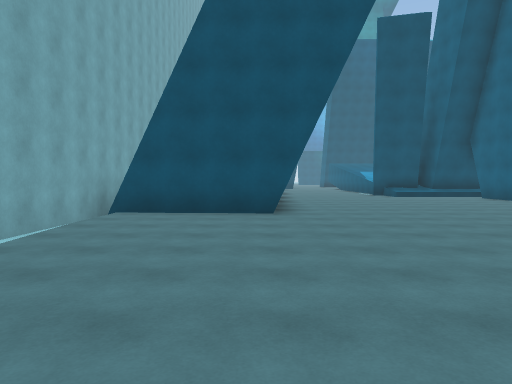
View 1 (above)

23 first-person views from a walk through a scene from a Unity 3-D project. The camera is 1.5 m above the floor, tilts 2° down and sees 70° across. The floor is counted in squares, 2 m on a side. Each view is taken from the middle of a square. On the plan, view 1 faces up. The plan holds only what a view shows up to about 11 squares ahead; the rest is blank. The place goes on beyond the plan.

View 2
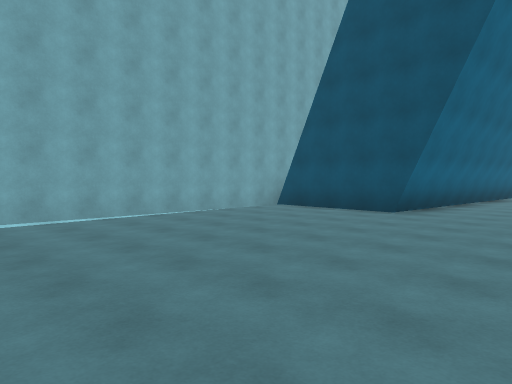

View 3
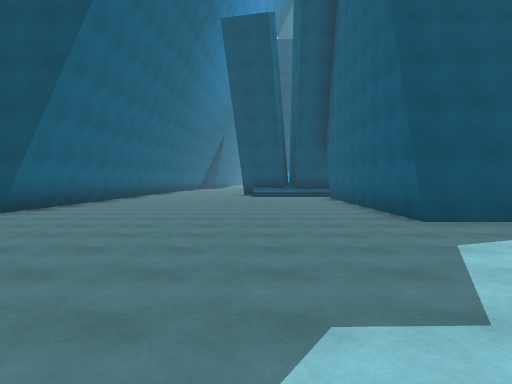

View 4
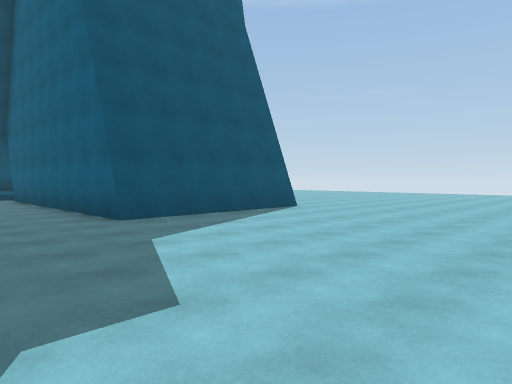

View 5
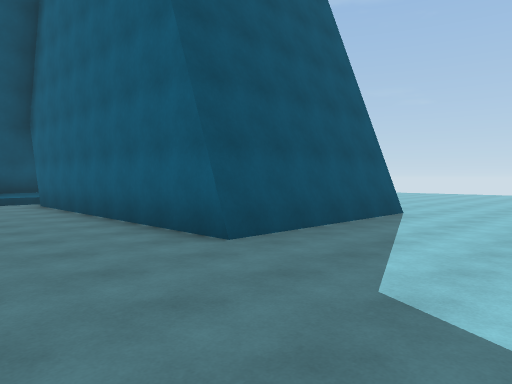

View 6
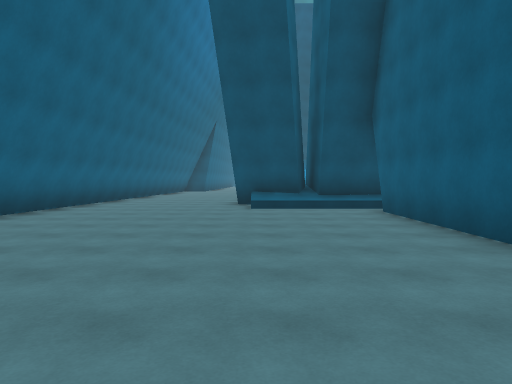

View 7
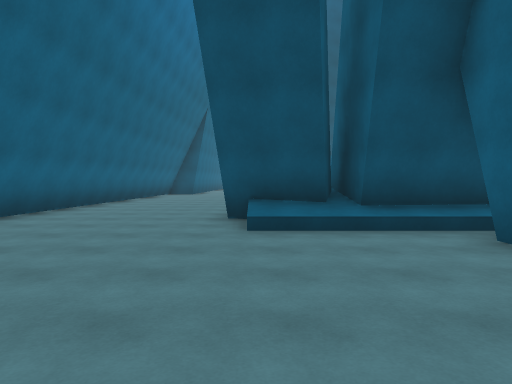

View 8
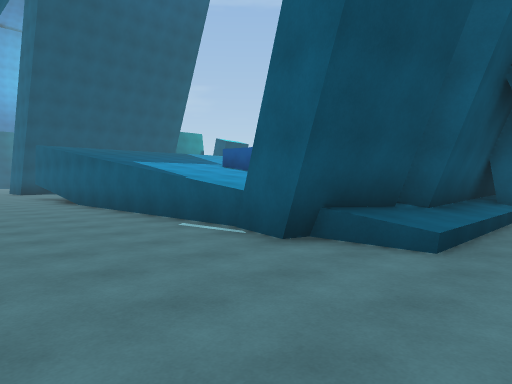

View 9
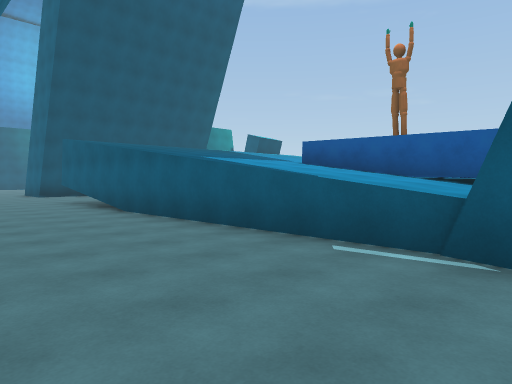

View 10
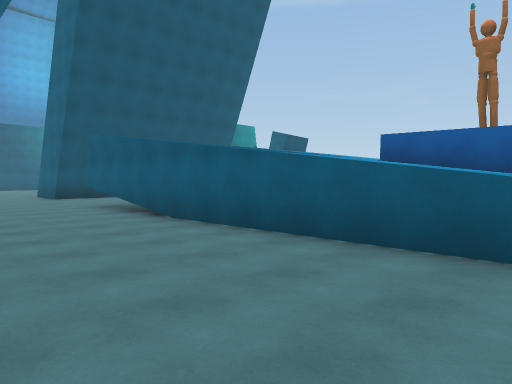

View 11
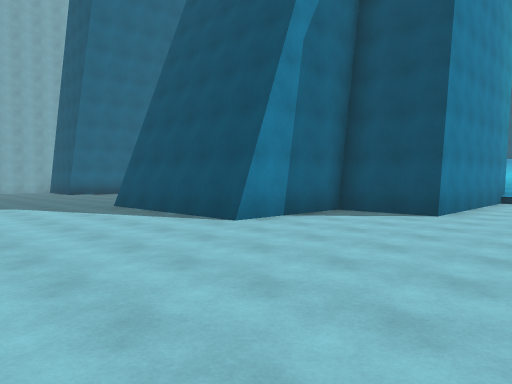

View 12
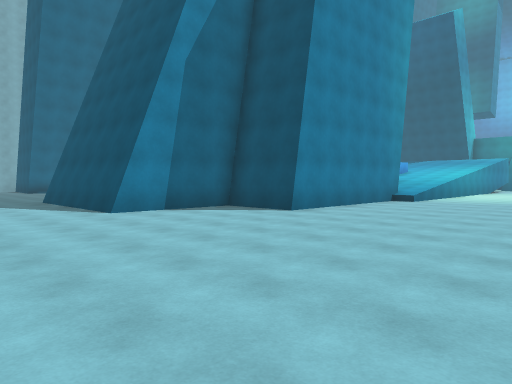

View 13
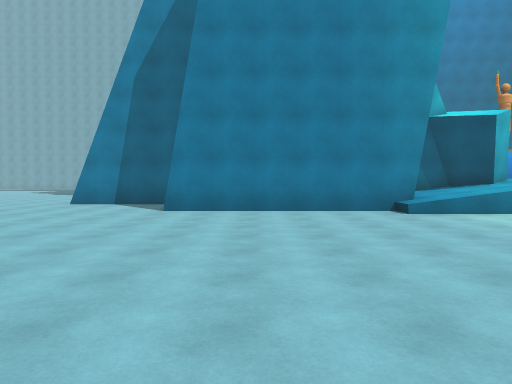

View 14
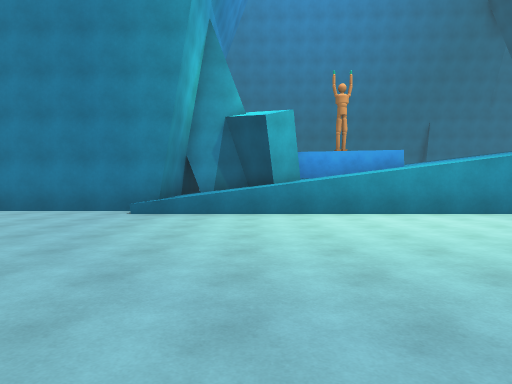

View 15
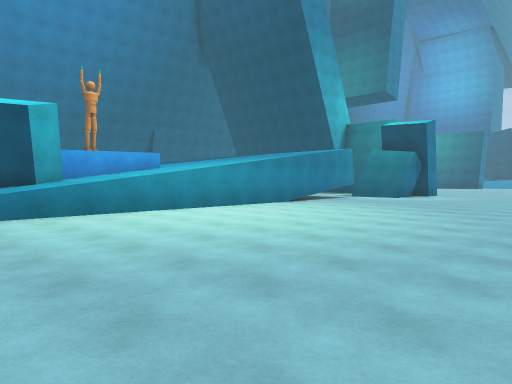

View 16
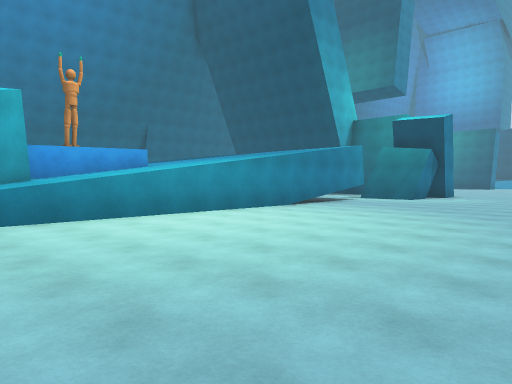

View 17
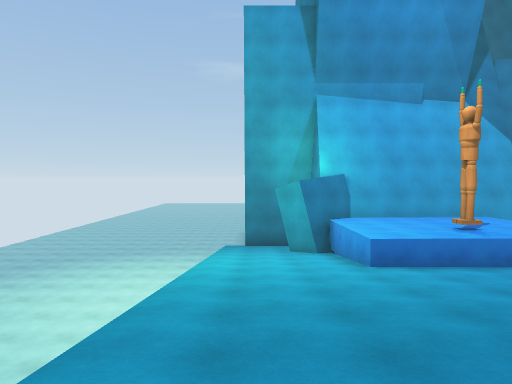

View 18
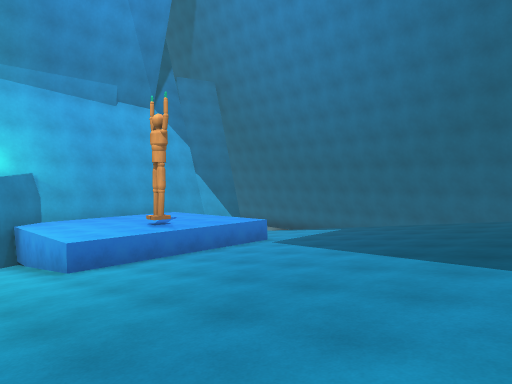

View 19
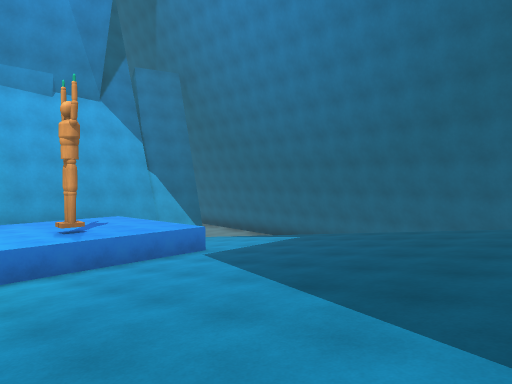

View 20
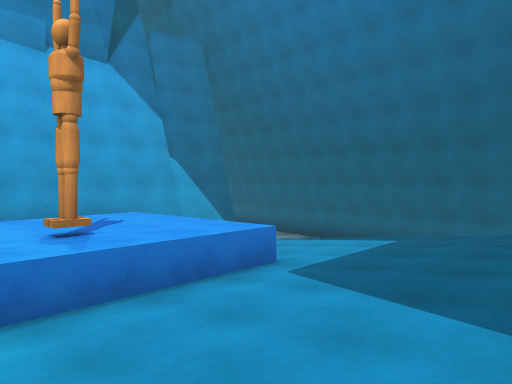

View 21
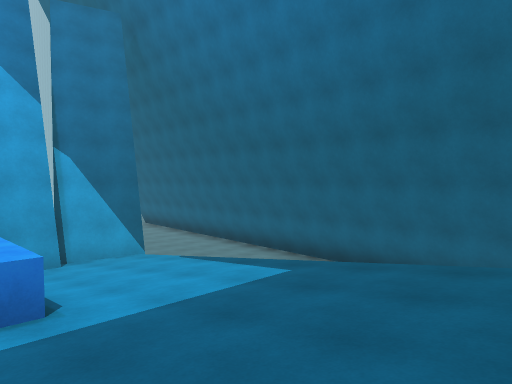

View 22
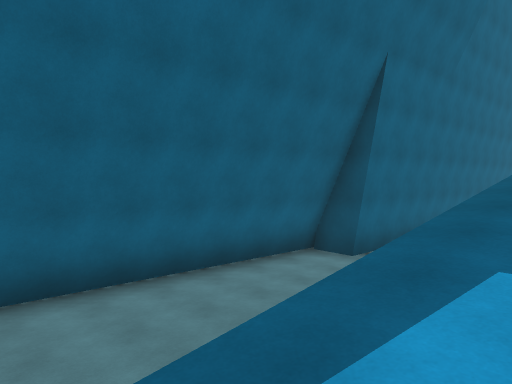

View 23
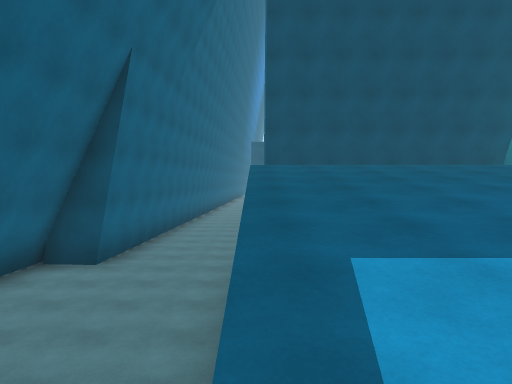

### Floor plan
Key: @ floor where view 1 was taken; # wall or solid block; . main floor; : floor 0.5 m higher than the main floor; / step, stairs or slope; ^ raised ledge; O other object.
Columns run from 4 left of view 1 to 25 right of it. Each row starts with its distance up from view 1.
 33        #
 32        #..
 31        #...
 30        #...              ..
 29       ##..///////// /   ....
 28       #...//////////   .....
 27       #...////////////......
 26      ##...////////////......
 25      #....////////////......
 24      #....////////////.......
 23      #....////////////.......
 22      #....///^^^^^^///.......
 21      #....///^^OO^^///.......
 20      #....///^^^^^^///.......
 19      #....///^^^^^#///........
 18      #....#/##    ##//........
 17      #....####    #///........
 16      #..../########::/........
 15      #.........   ###.....
 14      #.......#      #.......
 13      #.......#      #........
 12      #.......#      #.........
 11      #.......#      #........
 10 #   ##.......#    ###.......
  9 #####........#    #.......
  8 #..##........#    #.......
  7 #............######.......
  6 #..........................
  5 #..........................
  4 #..........................
  3 #..........................
  2 #.......................
  1 #..................
  0     @.... ....

Positions as (right, up) in squares from view 1, and headings:
1: (0, 0), facing up
2: (4, 0), facing up-left
3: (6, 0), facing up
4: (6, 0), facing up-right
5: (6, 3), facing up-right
6: (6, 6), facing up
7: (6, 10), facing up
8: (2, 14), facing up-right
9: (2, 17), facing up-right
10: (2, 19), facing up-right
11: (19, 2), facing up-left
12: (22, 3), facing up-left
13: (25, 12), facing left
14: (25, 18), facing left
15: (25, 16), facing up-left
16: (24, 17), facing up-left
17: (16, 29), facing down
18: (16, 29), facing down-left
19: (14, 29), facing down-left
20: (13, 26), facing down-left
21: (10, 26), facing down-left
22: (7, 21), facing up-left
23: (6, 21), facing up
